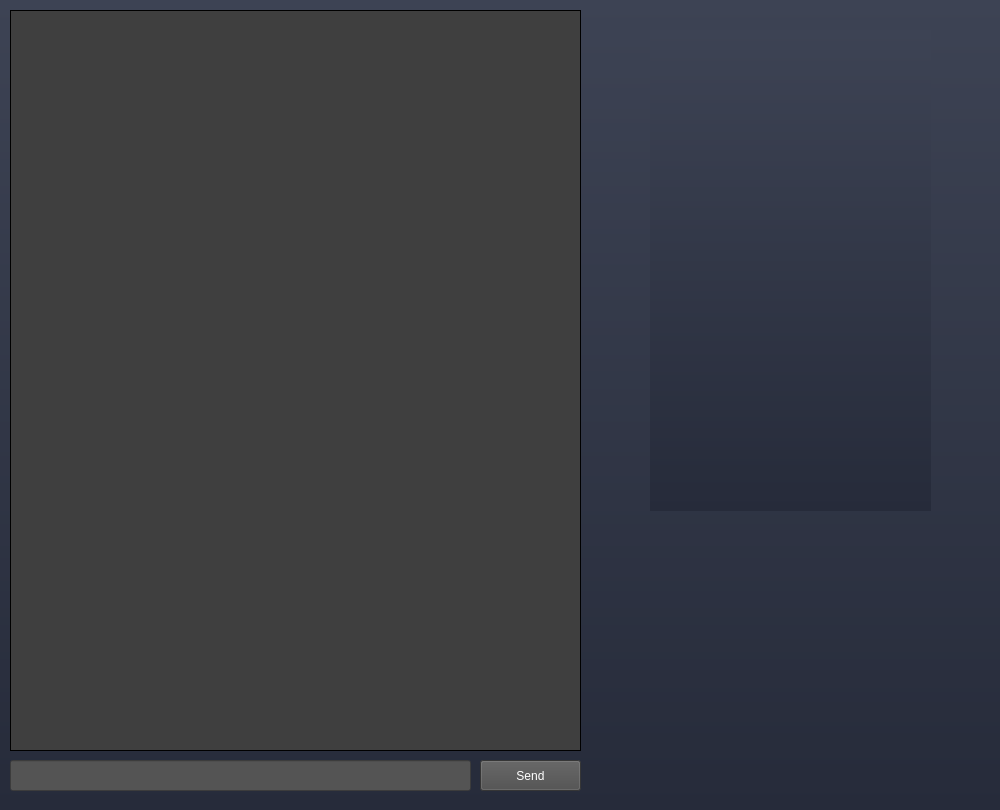
<?xml version="1.0" encoding="UTF-8"?>
<ui version="4.0">
 <class>GameWindow</class>
 <widget class="QMainWindow" name="GameWindow">
  <property name="enabled">
   <bool>true</bool>
  </property>
  <property name="geometry">
   <rect>
    <x>0</x>
    <y>0</y>
    <width>1000</width>
    <height>810</height>
   </rect>
  </property>
  <property name="maximumSize">
   <size>
    <width>1000</width>
    <height>817</height>
   </size>
  </property>
  <property name="cursor">
   <cursorShape>ArrowCursor</cursorShape>
  </property>
  <property name="windowTitle">
   <string>Game Window</string>
  </property>
  <property name="windowOpacity">
   <double>1.000000000000000</double>
  </property>
  <property name="styleSheet">
   <string notr="true">background-color: qlineargradient(spread:pad, x1:1, y1:1, x2:1, y2:0, stop:0 rgba(38, 43, 58 255), stop:1 rgba(61, 67, 84, 255));
font: 8pt &quot;8514oem&quot;;</string>
  </property>
  <property name="dockOptions">
   <set>QMainWindow::AllowTabbedDocks|QMainWindow::AnimatedDocks</set>
  </property>
  <widget class="QWidget" name="centralwidget">
   <widget class="QLineEdit" name="UserInputBox">
    <property name="geometry">
     <rect>
      <x>10</x>
      <y>760</y>
      <width>461</width>
      <height>31</height>
     </rect>
    </property>
    <property name="styleSheet">
     <string notr="true">background-color:rgb(84, 84, 84);
color:white;
font: 8pt &quot;8514oem&quot;;</string>
    </property>
   </widget>
   <widget class="QTextBrowser" name="textDisplay">
    <property name="geometry">
     <rect>
      <x>10</x>
      <y>10</y>
      <width>571</width>
      <height>741</height>
     </rect>
    </property>
    <property name="autoFillBackground">
     <bool>false</bool>
    </property>
    <property name="styleSheet">
     <string notr="true">color: white;
font: 8pt &quot;8514oem&quot;;</string>
    </property>
    <property name="verticalScrollBarPolicy">
     <enum>Qt::ScrollBarAlwaysOff</enum>
    </property>
    <property name="html">
     <string>&lt;!DOCTYPE HTML PUBLIC &quot;-//W3C//DTD HTML 4.0//EN&quot; &quot;http://www.w3.org/TR/REC-html40/strict.dtd&quot;&gt;
&lt;html&gt;&lt;head&gt;&lt;meta name=&quot;qrichtext&quot; content=&quot;1&quot; /&gt;&lt;style type=&quot;text/css&quot;&gt;
p, li { white-space: pre-wrap; }
&lt;/style&gt;&lt;/head&gt;&lt;body style=&quot; font-family:'8514oem'; font-size:8pt; font-weight:400; font-style:normal;&quot; bgcolor=&quot;#3f3f3f&quot;&gt;
&lt;p style=&quot;-qt-paragraph-type:empty; margin-top:0px; margin-bottom:0px; margin-left:0px; margin-right:0px; -qt-block-indent:0; text-indent:0px; font-family:'MS Shell Dlg 2'; color:#ffffff;&quot;&gt;&lt;br /&gt;&lt;/p&gt;&lt;/body&gt;&lt;/html&gt;</string>
    </property>
   </widget>
   <widget class="QPushButton" name="InputButton">
    <property name="geometry">
     <rect>
      <x>480</x>
      <y>760</y>
      <width>101</width>
      <height>31</height>
     </rect>
    </property>
    <property name="styleSheet">
     <string notr="true">background-color:rgb(75, 75, 75);
color: white;
font: 6pt &quot;8514oem&quot;;</string>
    </property>
    <property name="text">
     <string>Send</string>
    </property>
   </widget>
   <widget class="QLabel" name="label">
    <property name="geometry">
     <rect>
      <x>650</x>
      <y>30</y>
      <width>281</width>
      <height>481</height>
     </rect>
    </property>
    <property name="lineWidth">
     <number>10</number>
    </property>
    <property name="text">
     <string/>
    </property>
    <property name="pixmap">
     <pixmap>../SpaceShipImage.png</pixmap>
    </property>
    <property name="scaledContents">
     <bool>true</bool>
    </property>
    <property name="wordWrap">
     <bool>false</bool>
    </property>
   </widget>
  </widget>
 </widget>
 <resources/>
 <connections/>
</ui>
